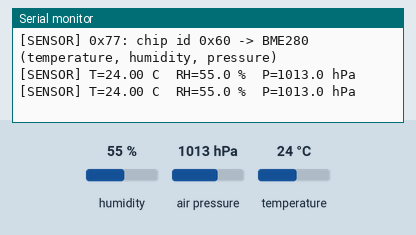
Recording of a sketch running on a simulated ESP32. On the bench: the last lines printed to the serial monitor. Wiring (inferred from the names in the program): BME280 sensor at I2C address 0x76; BME280 sensor at I2C address 0x77. The inputs (shaded band) are chosen by the test bench; at power-on: humidity 55 %, air pressure 1013 hPa, temperature 24 °C.

Above: at 4.8 s.
4.9 s: humidity set to 22 %
At 7.2 s:
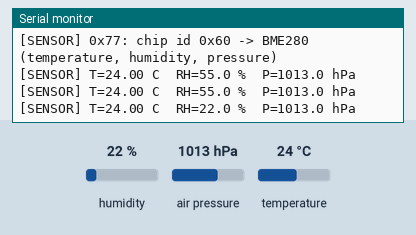
7.8 s: air pressure set to 952 hPa
At 8.7 s:
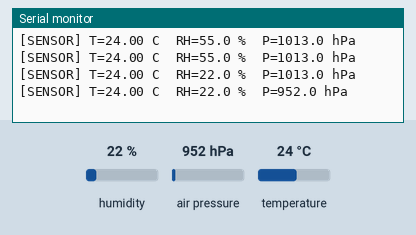
10.7 s: temperature set to 12 °C
At 12.9 s:
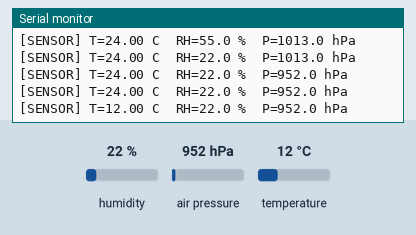

Measured:
- after the input at 4.9 s, the serial monitor: prints a new line after 1.1 s (image 1)
- after the input at 7.8 s, the serial monitor: prints a new line after 0.20 s (image 2)
- after the input at 10.7 s, the serial monitor: prints a new line after 1.3 s (image 3)

The sketch:

02-bme280-bringup.ino
```cpp
// 02-bme280-bringup.ino
// Hardware bring-up for a new I2C sensor, in three steps:
//   1. scan the bus and list every responding address
//   2. read the BME280/BMP280 chip-ID register (0xD0) to confirm what was actually shipped
//   3. stream readings every 2 s
// Board: ESP32 Dev Module (ELEGOO ESP-WROOM-32), arduino-esp32 core 3.3.x

#include <Wire.h>
#include <Adafruit_Sensor.h>
#include <Adafruit_BME280.h>

constexpr uint8_t  PIN_I2C_SDA     = 21;
constexpr uint8_t  PIN_I2C_SCL     = 22;
constexpr uint8_t  REG_CHIP_ID     = 0xD0;  // Bosch datasheet: "id" register
constexpr uint8_t  ID_BME280       = 0x60;
constexpr uint8_t  ID_BMP280       = 0x58;
constexpr uint32_t READ_PERIOD_MS  = 2000;

Adafruit_BME280 bme;
uint8_t  bmeAddr = 0;
uint32_t lastReadMs = 0;

void scanBus() {
  Serial.println("[I2C] scanning...");
  uint8_t found = 0;
  for (uint8_t addr = 1; addr < 127; addr++) {
    Wire.beginTransmission(addr);
    if (Wire.endTransmission() == 0) {
      Serial.printf("[I2C] device at 0x%02X\n", addr);
      found++;
    }
  }
  if (!found) Serial.println("[I2C] nothing found: check 3V3/GND, SDA/SCL swap, solder joints");
}

int readRegister(uint8_t addr, uint8_t reg) {
  Wire.beginTransmission(addr);
  Wire.write(reg);
  if (Wire.endTransmission(false) != 0) return -1;  // repeated start, keep the bus
  if (Wire.requestFrom(addr, (size_t)1) != 1) return -1;
  return Wire.read();
}

void identify() {
  for (uint8_t addr : {uint8_t(0x76), uint8_t(0x77)}) {
    const int id = readRegister(addr, REG_CHIP_ID);
    if (id < 0) { Serial.printf("[SENSOR] 0x%02X: no response\n", addr); continue; }
    Serial.printf("[SENSOR] 0x%02X: chip id 0x%02X -> ", addr, id);
    if (id == ID_BME280)      { Serial.println("BME280 (temperature, humidity, pressure)"); bmeAddr = addr; }
    else if (id == ID_BMP280) Serial.println("BMP280 (no humidity!)");
    else                      Serial.println("unknown device");
  }
}

void setup() {
  Serial.begin(115200);
  Wire.begin(PIN_I2C_SDA, PIN_I2C_SCL);
  Serial.println("\n[BOOT] 02-bme280-bringup");
  scanBus();
  identify();
  if (bmeAddr && !bme.begin(bmeAddr, &Wire)) {
    Serial.println("[SENSOR] BME280 init failed");
    bmeAddr = 0;
  }
}

void loop() {
  const uint32_t now = millis();
  if (!bmeAddr || now - lastReadMs < READ_PERIOD_MS) return;
  lastReadMs = now;
  Serial.printf("[SENSOR] T=%.2f C  RH=%.1f %%  P=%.1f hPa\n",
                bme.readTemperature(), bme.readHumidity(), bme.readPressure() / 100.0f);
}
```
